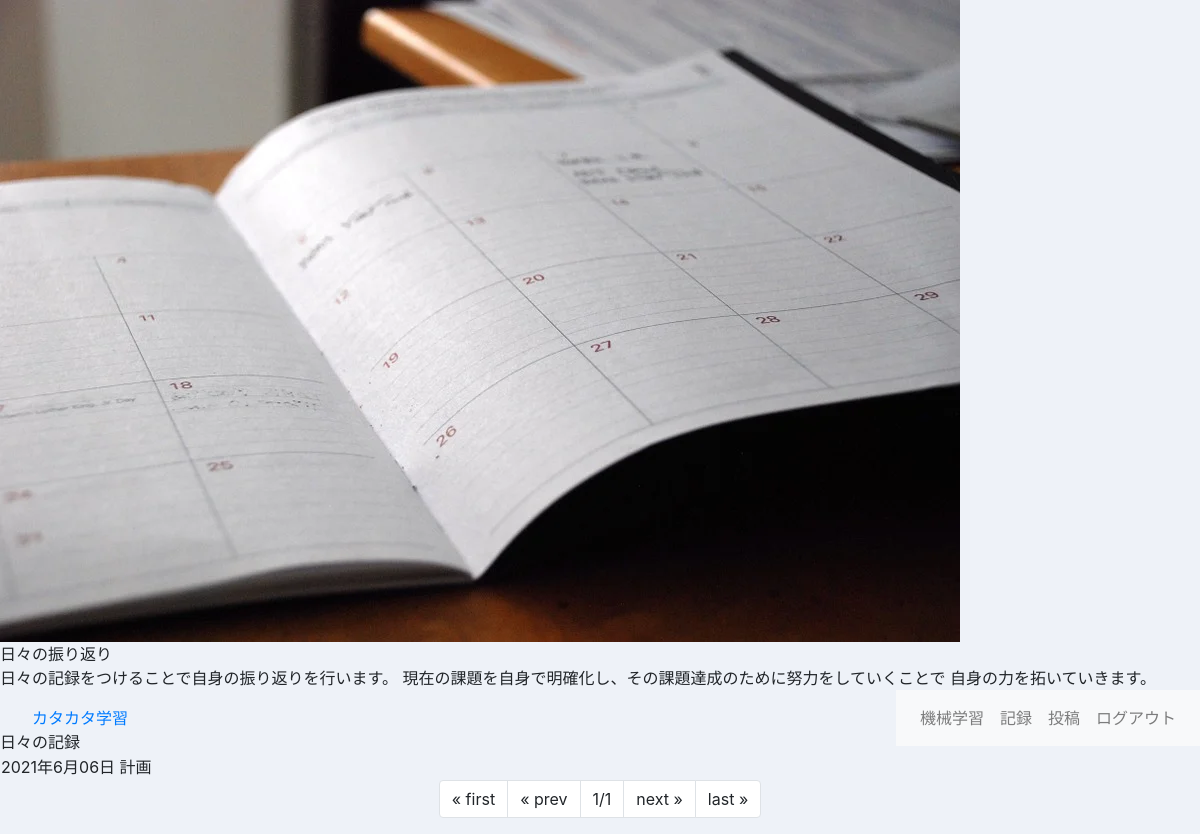
The page /kata_study/history (signed in) on the database as committed earlier.
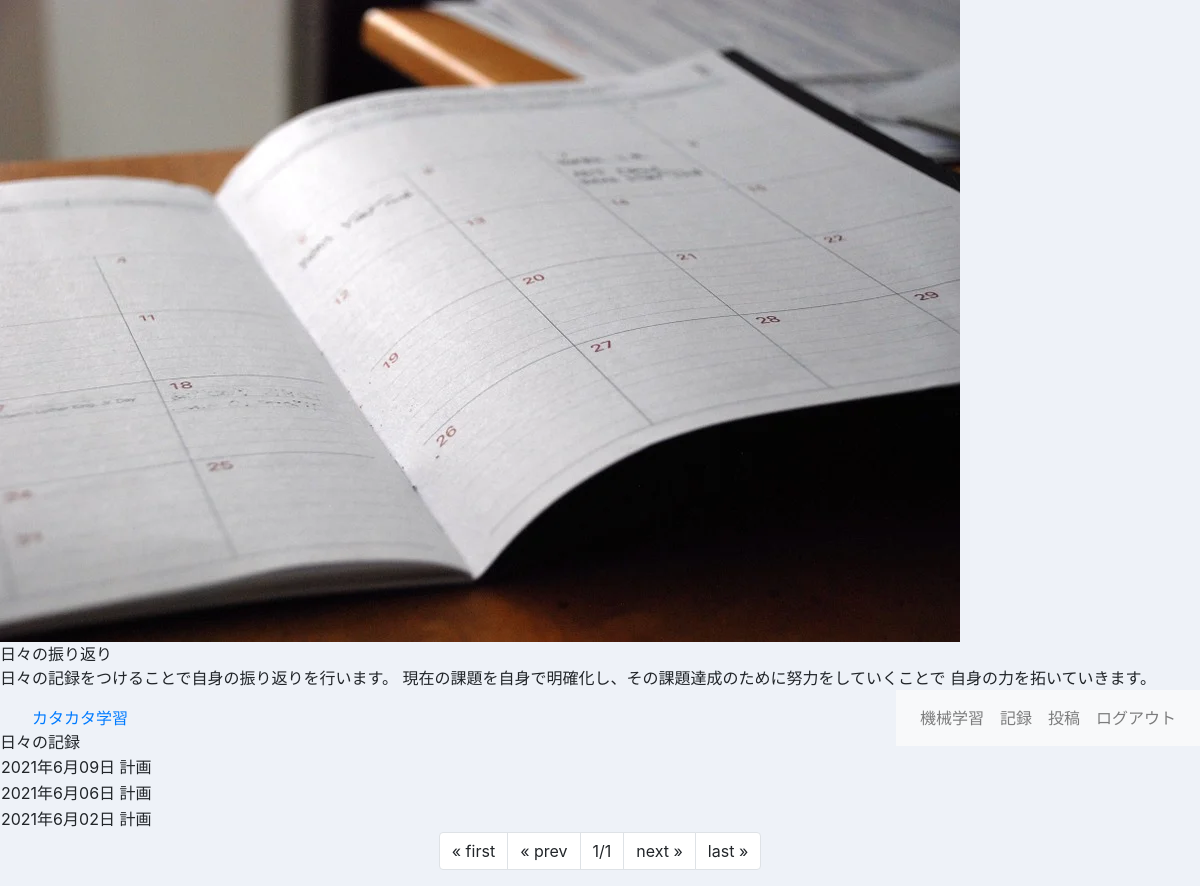
The same page on the database as committed later.
### kata_study/models.py (models this page shows)
class Record(models.Model):
    owner = models.ForeignKey(User, on_delete=models.CASCADE)
    plan_text = models.TextField(max_length=1000)
    do_text = models.TextField(max_length=1000, blank=True, null=True)
    check_text = models.TextField(max_length=1000, blank=True, null=True)
    action_text = models.TextField(max_length=1000, blank=True, null=True)
    plan_date = models.DateField(blank=True, null=True)
    do_start = models.DateField(blank=True, null=True)
    do_end = models.DateField(blank=True, null=True)
    check_date = models.DateField(blank=True, null=True)
    action_date = models.DateField(blank=True, null=True)
    pub_date = models.DateTimeField(auto_now_add=True)
    class Meta:
        ordering = ('-plan_date',)

### kata_study/views.py (the view)
# urls.py: path('history', views.history, name='history'),
@login_required(login_url='/admin/login/')
def history(request, num=1):
    data = Record.objects.filter(owner=request.user)
    page = Paginator(data, 3)
    params = {
        'histories': page.get_page(num),
    }
    return render(request, 'kata_study/history.html', params)

### kata_study/templates/kata_study/history.html (shortened to what this page needs)
{% extends 'kata_study/layout.html' %}
{% load static %}
{% block image %}
<img src="{% static 'kata_study/diary.webp' %}" class="image_vw">
{% endblock %}
{% block catch %}
<div class="catch_copy_box">
    <div class="catch_copy">
        日々の振り返り
    </div>
    <div class="catch_copy_text">
        日々の記録をつけることで自身の振り返りを行います。
        現在の課題を自身で明確化し、その課題達成のために努力をしていくことで
        自身の力を拓いていきます。
    </div>
</div>
{% endblock %}
{% block content %}
    <div class="history_body">
        <div class="history_table_title">日々の記録</div>
        <table class="history_table">
        {% for history in histories %}
            <tr class="history_link" data-href="{% url 'record' history.id %}">
                <td>
                    {{history.plan_date |date:"Y年n月d日"}} 計画
                </td>
            </tr>
        {% endfor %}
        </table>
    </div>
{% endblock %}
{% block paginator %}
    <ul class="pagination justify-content-center">
        {% if histories.has_previous %}
        <li class="page-item">
            <a class="page-link" href="{% url 'history' %}">
                &laquo; first
            </a>
        </li>
        <li class="page-item">
            <a class="page-link" href="{% url 'history' %}/{{histories.previous_page_number}}">
                &laquo; prev
            </a>
        </li>
        {% else %}
        <li class="page-item">
            <a class="page-link">
                &laquo; first
            </a>
        </li>
        <li class="page-item">
            <a class="page-link">
                &laquo; prev
            </a>
        </li>
        {% endif %}
        <li class="page-item">
            <a class="page-link">
                {{histories.number}}/{{histories.paginator.num_pages}}
            </a>
        </li>
        {% if histories.has_next %}
        <li class="page-item">
            <a class="page-link" href="{% url 'history' %}/{{histories.next_page_number }}">
                next &raquo;
            </a>
        </li>
        <li class="page-item">
            <a class="page-link" href="{% url 'history' %}/{{histories.paginator.num_pages}}">
                last &raquo;
            </a>
        </li>
        {% else %}
        <li class="page-item">
            <a class="page-link">
                next &raquo;
            </a>
        </li>
        <li class="page-item">
            <a class="page-link">
                last &raquo;
            </a>
        </li>
        {% endif %}
    </ul>
{% endblock %}

Rows that differ between the two databases and show on the page:
added Record: plan_date "2021年6月09日"
added Record: plan_date "2021年6月02日"
